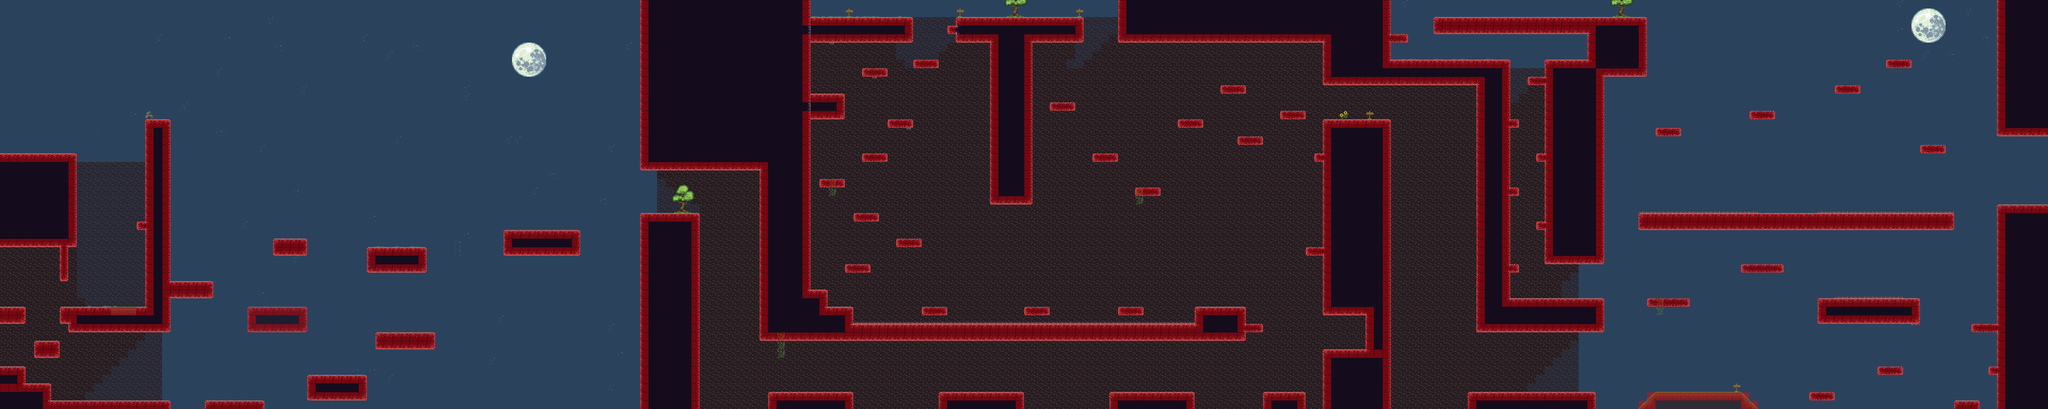

Tiled map render using the project's own tile images. Description and the map definition, with tile-layer contents summarised, below:
An orthogonal 240x48 tile map with 32x32 px tiles, 9 tile layers (fondo, fondo cueva 1, claridad cueva, level 1, ...), 2 hidden layers not drawn, 4 tilesets and 136 objects.

<map version="1.10" tiledversion="1.10.2" orientation="orthogonal" renderorder="right-down" width="240" height="48" tilewidth="32" tileheight="32" infinite="0" nextlayerid="22" nextobjectid="196">
 <tileset firstgid="1" name="moon" tilewidth="32" tileheight="32" tilecount="24" columns="8">
  <image source="moon.png" width="256" height="96" />
 </tileset>
 <tileset firstgid="25" name="chest" tilewidth="32" tileheight="32" tilecount="60" columns="10">
  <image source="chest.png" width="320" height="192" />
 </tileset>
 <tileset firstgid="85" name="moon2" tilewidth="32" tileheight="32" tilecount="64" columns="8">
  <image source="moon2.png" width="256" height="256" />
 </tileset>
 <tileset firstgid="149" name="MapMetadata" tilewidth="32" tileheight="32" tilecount="2" columns="2">
  <image source="MapMetadata.png" width="67" height="34" />
 </tileset>
 <layer id="1" name="fondo" width="240" height="48">
  <properties>
   <property name="Draw" type="bool" value="true" />
  </properties>
  <data>[11520 cells, 11513 non-empty, 7 distinct tile ids]</data>
 </layer>
 <layer id="7" name="fondo cueva 1" width="240" height="48">
  <properties>
   <property name="Draw" type="bool" value="true" />
  </properties>
  <data>[11520 cells, 208 non-empty, 4 distinct tile ids]</data>
 </layer>
 <layer id="8" name="claridad cueva" width="240" height="48" opacity="0.69">
  <properties>
   <property name="Draw" type="bool" value="true" />
  </properties>
  <data>[11520 cells, 400 non-empty, 13 distinct tile ids]</data>
 </layer>
 <layer id="3" name="fills lvl1" width="240" height="48" visible="0">
  <properties>
   <property name="Draw" type="bool" value="true" />
  </properties>
  <data>[11520 cells, 6 non-empty, 3 distinct tile ids]</data>
 </layer>
 <layer id="2" name="level 1" width="240" height="48">
  <properties>
   <property name="Draw" type="bool" value="true" />
  </properties>
  <data>[11520 cells, 682 non-empty, 30 distinct tile ids]</data>
 </layer>
 <layer id="10" name="fills 2" width="240" height="48">
  <properties>
   <property name="Draw" type="bool" value="true" />
  </properties>
  <data>[11520 cells, 190 non-empty, 10 distinct tile ids]</data>
 </layer>
 <layer id="9" name="Lvl 2" width="240" height="48">
  <properties>
   <property name="Draw" type="bool" value="true" />
  </properties>
  <data>[11520 cells, 1306 non-empty, 50 distinct tile ids]</data>
 </layer>
 <layer id="11" name="LVL3" width="240" height="48">
  <properties>
   <property name="Draw" type="bool" value="true" />
  </properties>
  <data>[11520 cells, 1007 non-empty, 57 distinct tile ids]</data>
 </layer>
 <layer id="6" name="Extras" width="240" height="48">
  <properties>
   <property name="Draw" type="bool" value="true" />
  </properties>
  <data>[11520 cells, 104 non-empty, 33 distinct tile ids]</data>
 </layer>
 <objectgroup id="12" name="plataformas">
  <object id="3" x="0" y="578.667" width="286.151" height="348.666" />
  <object id="4" x="224" y="928" width="29.2121" height="124.666" />
  <object id="5" x="545.666" y="448.417" width="92.6667" height="796.916" />
  <object id="7" x="256.364" y="1152.67" width="290.303" height="92.6667" />
  <object id="9" x="0.666667" y="1153.33" width="94" height="60.6667" />
  <object id="17" x="128.5" y="1281" width="94" height="62" />
  <object id="18" x="0.5" y="1377.5" width="93.5" height="64.5" />
  <object id="20" x="0.5" y="1443" width="188.5" height="94.5" />
  <object id="23" x="189.333" y="1505.67" width="449.667" height="29.3333" />
  <object id="25" x="1152" y="1408" width="223" height="94.5" />
  <object id="26" x="1378.67" y="929.333" width="218.667" height="94" />
  <object id="27" x="1890.66" y="867.333" width="282.667" height="90" />
  <object id="28" x="2400.42" y="801.636" width="223.667" height="737.212" />
  <object id="29" x="2401" y="1" width="637.25" height="638.333" />
  <object id="31" x="2853.33" y="633.333" width="184.333" height="645.333" />
  <object id="32" x="2883.33" y="1473.33" width="313.333" height="61.3333" />
  <object id="33" x="3525" y="1475" width="311" height="64" />
  <object id="34" x="4163" y="1476" width="315" height="60" />
  <object id="36" x="4738" y="1474" width="158" height="61" />
  <object id="39" x="4963" y="1312" width="253" height="223" />
  <object id="40" x="5120" y="1184" width="96" height="128" />
  <object id="42" x="4963" y="452" width="253" height="732" />
  <object id="43" x="4898" y="931" width="65" height="29" />
  <object id="44" x="4930.25" y="577.75" width="32.25" height="28.25" />
  <object id="45" x="4803" y="417" width="92" height="28.25" />
  <object id="46" x="4643" y="514.667" width="92" height="27" />
  <object id="49" x="4419.33" y="450" width="90.3333" height="27.6667" />
  <object id="50" x="4259" y="706" width="91" height="27.3333" />
  <object id="51" x="4098.67" y="576.667" width="92.3333" height="29" />
  <object id="52" x="4578.33" y="322.667" width="92.3333" height="27" />
  <object id="55" x="3939.5" y="387" width="90.5" height="26.5" />
  <object id="56" x="4192.5" y="0" width="767.5" height="157.5" />
  <object id="57" x="4960" y="-2" width="254" height="320" />
  <object id="59" x="3586" y="67.3333" width="476" height="92" />
  <object id="60" x="3555.25" y="97.75" width="30.25" height="29" />
  <object id="61" x="3036.67" y="66" width="383.333" height="90.8333" />
  <object id="62" x="3426.73" y="225.818" width="91.8182" height="28.1818" />
  <object id="63" x="3235.25" y="258" width="91.5" height="27.75" />
  <object id="64" x="3036.5" y="352.75" width="129.5" height="93.5" />
  <object id="65" x="3037.67" y="1089" width="63.6667" height="190" />
  <object id="66" x="3101" y="1153.67" width="96" height="125.667" />
  <object id="67" x="3197" y="1218" width="1287" height="59" />
  <object id="68" x="4484" y="1154.25" width="185.25" height="123.25" />
  <object id="69" x="4669.5" y="1216.5" width="64.75" height="29.5" />
  <object id="70" x="3715.33" y="160" width="153.333" height="604.667" />
  <object id="71" x="4195" y="1153.5" width="91.5" height="27.5" />
  <object id="72" x="3842.25" y="1154" width="92" height="28.25" />
  <object id="73" x="3458.5" y="1153.75" width="92.25" height="28.25" />
  <object id="74" x="3170.75" y="993.25" width="92" height="28.75" />
  <object id="75" x="3363.67" y="898.667" width="90.8333" height="26.3333" />
  <object id="76" x="3203" y="801.25" width="92" height="28.75" />
  <object id="77" x="3075.33" y="673.667" width="91.3333" height="28.3333" />
  <object id="78" x="3234.33" y="577" width="93" height="29.3333" />
  <object id="79" x="3330.25" y="449.5" width="92.5" height="28.5" />
  </objectgroup>
 <objectgroup id="21" name="checkpoint">
  <!-- 32 objects omitted --></objectgroup>
 <objectgroup id="14" name="ganar">
  <!-- 29 objects omitted --></objectgroup>
 <objectgroup id="13" name="muerte">
  <!-- 28 objects omitted --></objectgroup>
 <objectgroup id="15" name="Luz">
  <!-- 12 objects omitted --></objectgroup>
 <objectgroup id="16" name="afuera">
  <!-- 7 objects omitted --></objectgroup>
 <layer id="19" name="Navigation" width="240" height="48">
  <properties>
   <property name="Draw" type="bool" value="false" />
   <property name="Navigation" type="bool" value="true" />
  </properties>
  <data>[11520 cells, 1295 non-empty, 1 distinct tile ids]</data>
 </layer>
 <layer id="20" name="dark" width="240" height="48" visible="0">
  <properties>
   <property name="Draw" type="bool" value="true" />
  </properties>
  <data>[11520 cells, 4847 non-empty, 10 distinct tile ids]</data>
 </layer>
</map>
<!-- 82 of 136 objects omitted -->
